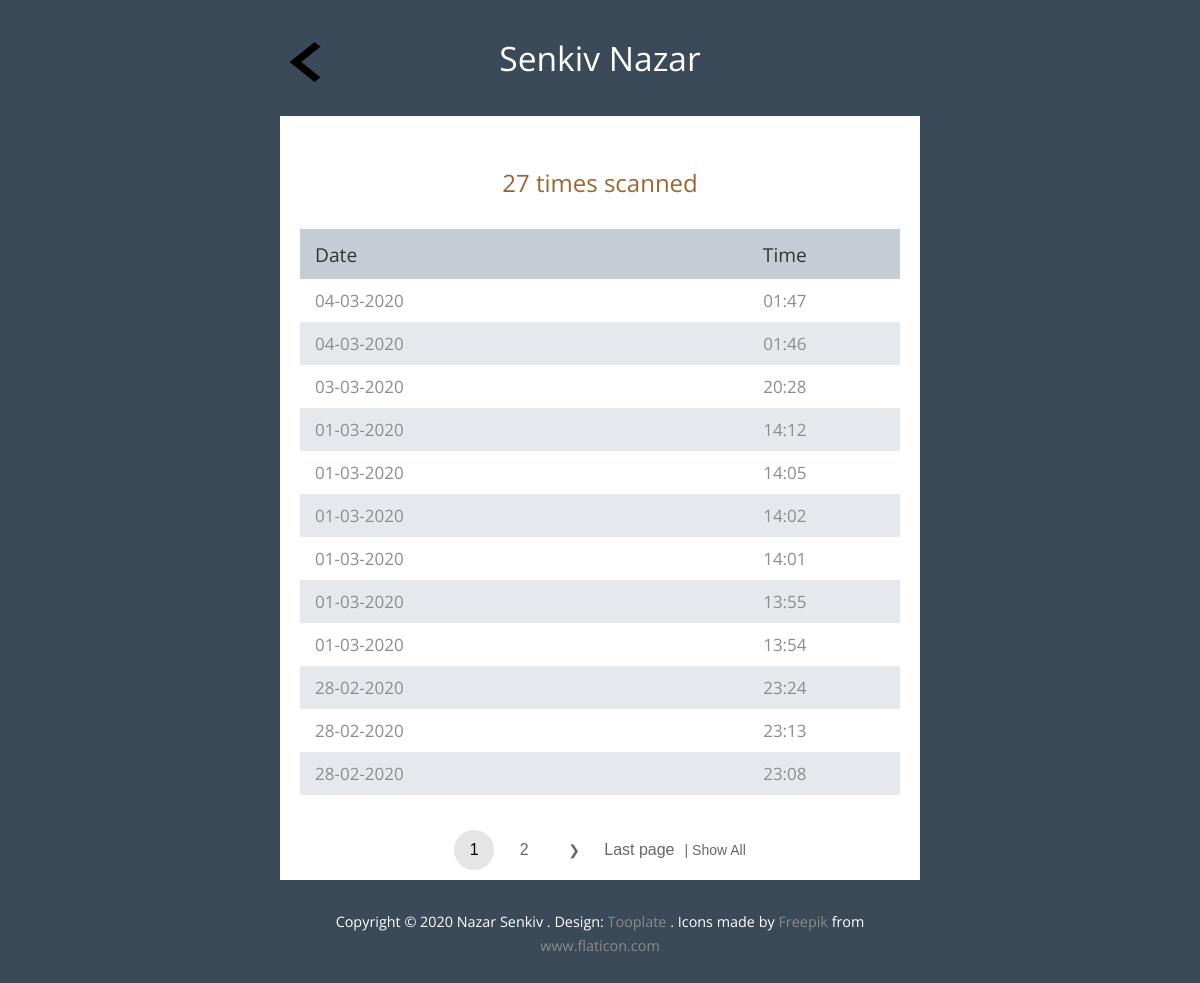
Screenshot of /student/1/ with the database file from the repository.
### app/models.py (models this page shows, shortened)
class Student(models.Model):
    name = models.CharField(verbose_name='ім\'я', max_length=250)
    group = models.ForeignKey(Group, verbose_name='група', on_delete=models.CASCADE)
    number_scan = models.IntegerField(verbose_name='кількість сканувань', null=True, blank=True)
    def __str__(self):
        return self.name
    class Meta:
        ordering = ('-name',)
        verbose_name = 'Студент'
        verbose_name_plural = 'Студенти'

class TagReader(models.Model):
    student = models.ForeignKey(Student, verbose_name='Студент',related_name = 'tags',  on_delete= models.CASCADE)
    tag = models.CharField(verbose_name='Мітка', max_length=120)
    scanned = models.DateTimeField(verbose_name='Проскановано', auto_now_add=True)
    class Meta:
        ordering = ('-scanned',)
        verbose_name = 'Мітка відсканована'
        verbose_name_plural = 'Відскановані мітки'

### app/views.py (the view)
# urls.py: path('student/<pk>/', student_detail, name='student_detail' ),
def student_detail(request, pk, ):
    scans_object = TagReader.objects.filter(student=pk)
    if not scans_object.exists():
        name = Student.objects.get(pk=pk)
    else:
        name = scans_object.first().student
    show_all = request.GET.get('show_all')
    if show_all != "1":
        paginator = Paginator(scans_object, 12)
    else:
        paginator = Paginator(scans_object, scans_object.count())
    page = request.GET.get('page')
    try:
        scans = paginator.page(page)
    except PageNotAnInteger:
        scans = paginator.page(1)
    except EmptyPage:
        scans = paginator.page(paginator.num_pages)
    context = {'scans': scans,
               'name': name,
               'page': page,
               'show_all': show_all,
               }
    return render(request, 'student.html', context)

### templates/student.html (shortened to what this page needs)
{% extends 'base.html' %}
{% block content %}
    <div class="tm-text-white tm-page-header-container">
        <div id="tm-intro-img">
            <a href="{% url 'index' %}">
                <img class="back-arrow" src="/media/arrow.png" alt="">
            </a>
        </div>
        <h1 class="tm-page-header">{{ name }}</h1>
    </div>
    <div class="tm-main-content">
        <section class="tm-section">
            <h2 class="tm-section-header ">{{ name.number_scan }} times scanned</h2>
            <div class="tm-responsive-table">
                <table>
                    <tr class="tm-tr-header">
                        <th class="tm-text-left">Date</th>
                        <th>Time</th>
                    </tr>
                    {% for scan in scans %}
                        <tr>
                            <td class="tm-text-left">{{ scan.scanned|date:"d-m-Y " }}</td>
                            <td>{{ scan.scanned|date:"H:i" }}</td>
                        </tr>
                    {% endfor %}
                </table>
            </div>
        </section>
    </div>
    {% include "pagination2.html" with page=scans %}
{% endblock %}

### static/css/style.css (style rules this page uses)
body { background-color: #3a4a58; color: #8c8c8c; font-family: "Open Sans", Arial, Helvetica, sans-serif; font-size: 17px; font-weight: 400; padding: 15px; margin: 0; }
.tm-main-content { background-color: #ffffff; }
#tm-intro-img { background-position: center; background-size: cover; position: relative; }
.back-arrow { position: absolute; width: 50px; height: 40px; top: 27px; left: 0; }
.tm-text-white { color: white; }
.tm-page-header-container { text-align: center; }
.tm-page-header { display: inline-block; vertical-align: baseline; margin-top: 20px; margin-bottom: 35px; font-size: 2.1rem; font-weight: 400; }
.tm-section-header { color: #996633; text-align: center; font-weight: 400; font-size: 1.5rem; margin-top: 30px; margin-bottom: 30px; }
table { width: 100%; border-spacing: 0; }
td { text-align: center; padding: 10px 15px; }
.tm-text-left { text-align: left; }
th { color: #333333; font-weight: 400; font-size: 1.2rem; padding-left: 15px; padding-right: 15px; }
tr:nth-child(odd) { background-color: #e5e8ed; }
tr.tm-tr-header { background-color: #c4cdd6; height: 50px; }
.tm-section { padding-top: 20px; padding-left: 20px; padding-right: 20px; padding-bottom: 30px; }
img { max-width: 100%; }
a { transition: all 0.3s ease; }

### rows the page displays
Student: name "Senkiv Nazar", number_scan "27"
TagReader: scanned "04-03-2020", scanned "01:47"
TagReader: scanned "04-03-2020", scanned "01:46"
TagReader: scanned "03-03-2020", scanned "20:28"
TagReader: scanned "01-03-2020", scanned "14:12"
TagReader: scanned "01-03-2020", scanned "14:05"
TagReader: scanned "01-03-2020", scanned "14:02"
TagReader: scanned "01-03-2020", scanned "14:01"
TagReader: scanned "01-03-2020", scanned "13:55"
TagReader: scanned "01-03-2020", scanned "13:54"
TagReader: scanned "28-02-2020", scanned "23:24"
TagReader: scanned "28-02-2020", scanned "23:13"
TagReader: scanned "28-02-2020", scanned "23:08"

### other values shown
{{ page.number }} "1"
{{ page.next_page_number }} "2"
